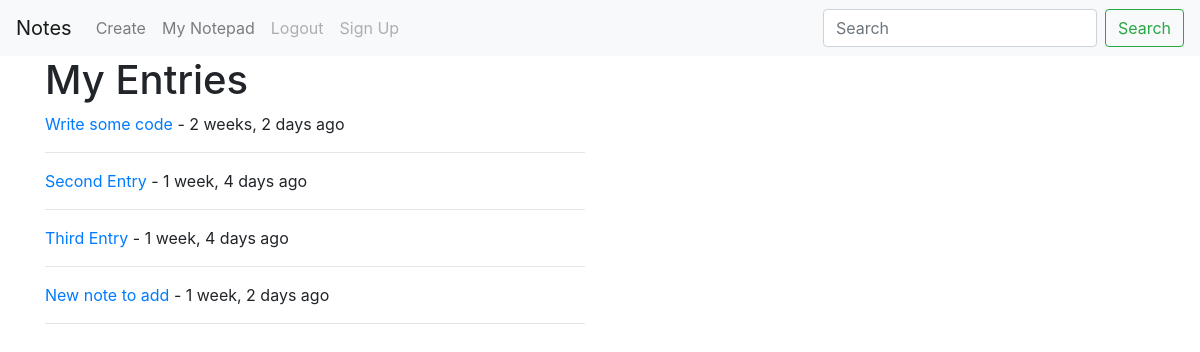
Before: /entries/ (signed in) with the older database file.
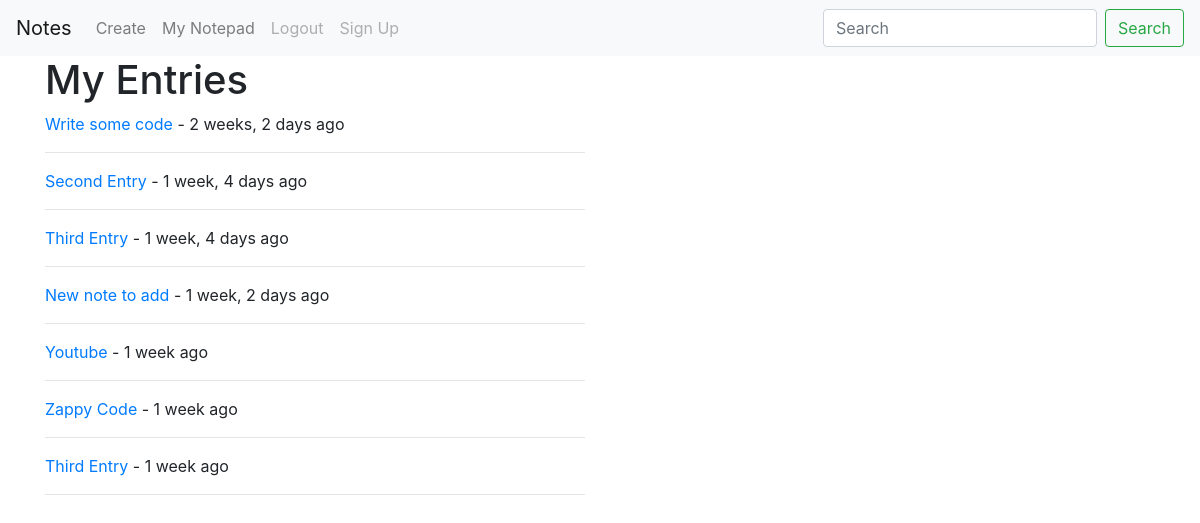
After: the same page with the newer database file.
### notes/models.py (models this page shows, shortened)
class Entry(models.Model):
    user = models.ForeignKey(User, on_delete=models.CASCADE)
    title = models.CharField(max_length=120)
    description = models.TextField()
    timestamp = models.DateTimeField(auto_now_add=True)  # moment it's added
    updated = models.DateTimeField(auto_now=True)  # moment it's updated
    image = models.ImageField(null=True, blank=True)
    def get_absolute_url(self):
        return '/entries/{0}/'.format(self.id)

### notes/views.py (the view)
# urls.py: path('', entry_list, name='entry-list'),
@login_required
def entry_list(request):
    entries = Entry.objects.filter(user=request.user)
    query = request.GET.get('q')
    if query:
        entries = entries.filter(
                    Q(title__icontains=query)|
                    Q(description__icontains=query)
                    ).distinct()
    context = {
        'object_list': entries
    }
    return render(request, 'notes/entries.html', context)

### notes/templates/notes/entries.html
{% extends 'base.html' %} {% block content %}
<div class="container">
  <div class="row">
    <div class="col-sm-offset-3 col-sm-6">
      <h1>My Entries</h1>
      <table class="table">
        {% for object in object_list %}
        <p><a href="{{ object.get_absolute_url }}">{{ object.title }}</a> - {{ object.timestamp|timesince }} ago</p>
        <hr> {% endfor %}
      </table>
    </div>
  </div>
</div>
{% endblock %}

### templates/base.html (shortened to what this page needs)
<!DOCTYPE html>
<html lang="en" dir="ltr">
<head>
  {% load staticfiles %}
  <link href="https://stackpath.bootstrapcdn.com/bootstrap/4.1.3/css/bootstrap.min.css" rel="stylesheet">
  <link rel="stylesheet" type="text/css" href="{% static 'css/custom.css' %}">
</head>
<body>
  {% include 'navbar.html' %}  {% block content %} {% endblock %}
</body>
</html>

### templates/navbar.html (shortened to what this page needs)
<nav class="navbar navbar-expand-lg navbar-light bg-light">
  <a class="navbar-brand" href="{% url 'notes:entry-list' %}">Notes</a>
  <div class="collapse navbar-collapse" id="navbarSupportedContent">
    <ul class="navbar-nav mr-auto">
      <li class="nav-item">
        <a class="nav-link" href="{% url 'entries:entry-create' %}">Create</a>
      </li>
      <li class="nav-item">
        <a class="nav-link" href="{% url 'entries:entry-list' %}">My Notepad</a>
      </li>
      {% if user.is_authenticated %}
      <li class="nav-item">
        <a class="nav-link disabled" href="/accounts/logout/">Logout</a>
      </li>
      <li class="nav-item">
        <a class="nav-link disabled" href="/accounts/signup/">Sign Up</a>
      </li>
      {% endif %}
    </ul>
    <form class="form-inline my-2 my-lg-0">
      <input class="form-control mr-sm-2" type="search" placeholder="Search" aria-label="Search">
      <button class="btn btn-outline-success my-2 my-sm-0" type="submit">Search</button>
    </form>
  </div>
</nav>

Changed rows visible on the page:
added Entry: title "Youtube", timestamp "1 week"
added Entry: title "Zappy Code", timestamp "1 week"
added Entry: title "Third Entry", timestamp "1 week"
